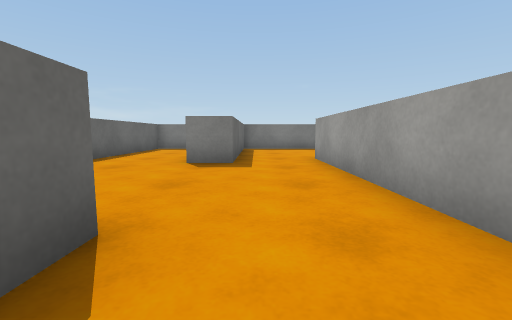
[1] (above)

14 first-person views from a walk through a Unity game level. The camera is 0.64 m above the floor, tilts 6° down and sees 90° across. The floor is counted in squares, 1 m on a side. Each view is taken from the middle of a square. On the plan, view 1 faces up. The plan holds only what a view shows up to about 9 squares ahead; the rest is blank. The player character is not drawn. Surface patterns are stand-ins for the level's own textures.

[2]
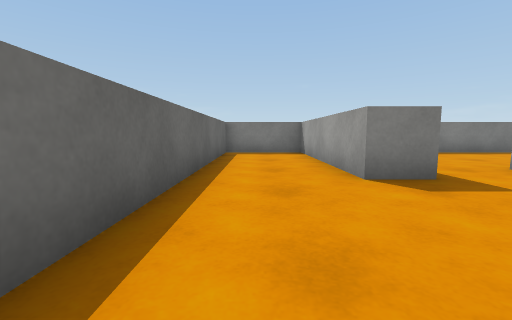

[3]
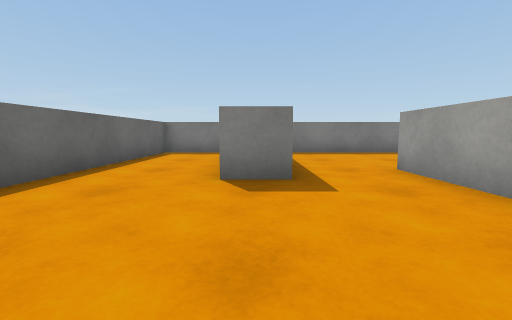

[4]
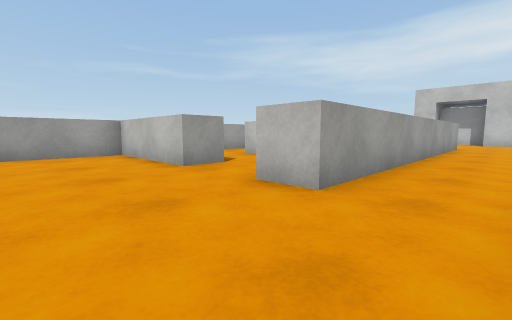

[5]
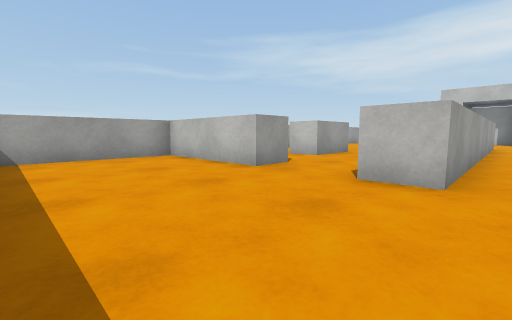

[6]
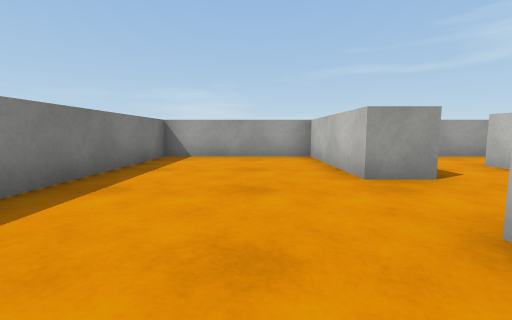

[7]
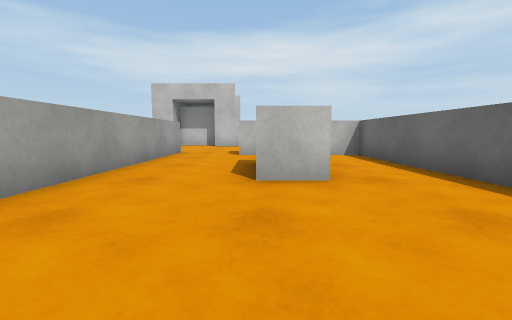

[8]
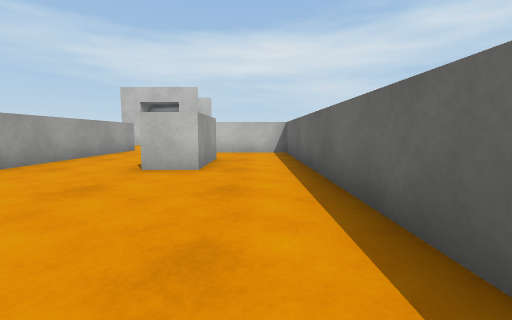

[9]
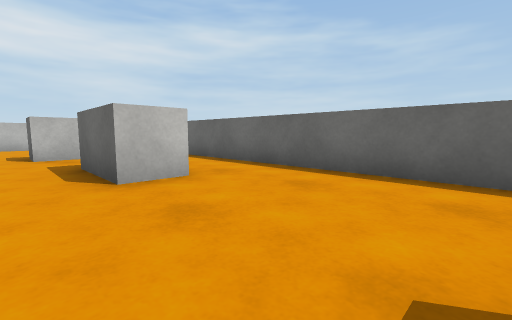

[10]
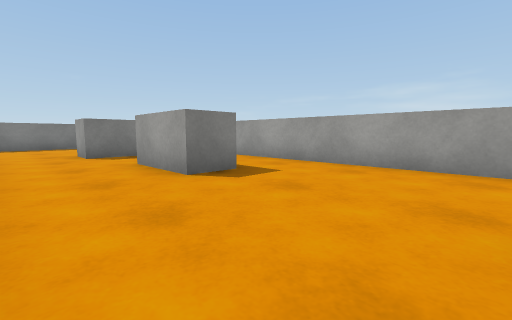

[11]
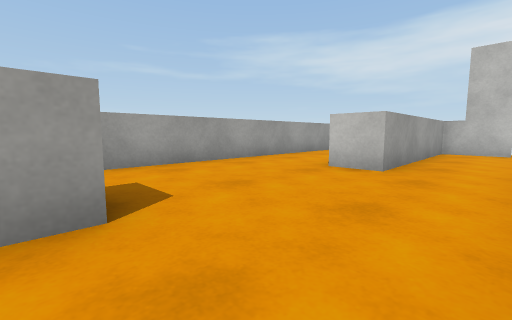

[12]
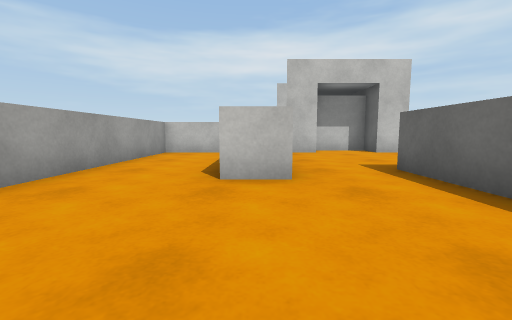

[13]
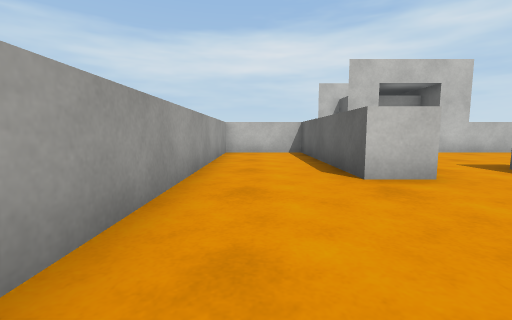

[14]
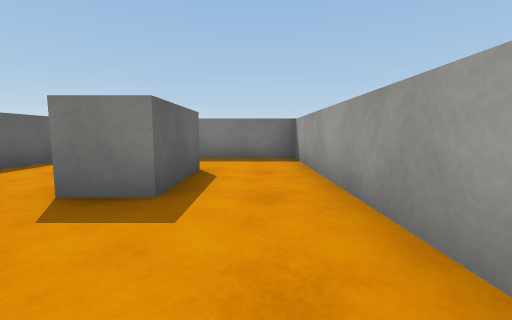

### Floor plan
Points are (right, up) in squares from view 1. A wall is a line through its corners. A room is listed if a view was taken in it or the views show most of it. See-through windows are left out.
Room 1 (view 1)
walls: (-1, 1.6) (-1, -0.5); (1.5, -2.5) (1.5, 1.5)
ways out: opening at (0.5, 0.5) to room 2; opening at (-1.5, -1.5) to room 5; opening at (0.5, -3)
Room 2 (views 2, 3, 7, 8, 9)
walls: (-0.5, 6.4) (-0.5, 5.5) (-1.5, 5.5) (-1.5, 10.5) (-4, 10.5) (-4, 1.5); (-2, 1.6) (-1, 1.6); (1.5, 1.5) (1.5, 6.5)
ways out: opening at (0.5, 0.5) to room 1; opening at (0.5, 6) to room 3; opening at (-3, 0.5) to room 5
Room 3 (views 4, 5, 6)
walls: (1.5, 6.5) (2.5, 6.5); (4.5, 6.5) (8, 6.5) (8, 10.5) (0.1, 10.5); (-0.5, 8.8) (-0.5, 6.4)
ways out: opening at (0.5, 6) to room 2; opening at (3.5, 6) to room 7
Room 4 (views 10, 11, 12, 13, 14)
walls: (4.5, -2.5) (5.5, -2.5) (5.5, -7.5) (8, -7.5) (8, 3.5); (2.5, -1.4) (2.5, -2.6); (6, 3.5) (6, 1.5) (5, 1.5) (5, 3.5)
ways out: opening at (7, 2.5) to room 6; opening at (3.5, 2.5) to room 7; opening at (3.5, -3)
Room 5 (no view inside)
walls: (-2, -0.5) (-2, 1.6); (-4, 1.5) (-4, -2.5) (-0.5, -2.5)
ways out: opening at (-1.5, -1.5) to room 1; opening at (-3, 0.5) to room 2
Room 6 (no view inside)
walls: (5, 3.5) (6, 3.5); (8, 3.5) (8, 5.5) (4.5, 5.5)
ways out: opening at (7, 2.5) to room 4; opening at (5.5, 4.5) to room 7
Room 7 (no view inside)
walls: (2.5, 4.6) (2.5, 3.4); (4.5, 5.5) (4.5, 6.5)
ways out: opening at (3.5, 6) to room 3; opening at (3.5, 2.5) to room 4; opening at (5.5, 4.5) to room 6

Positions as (right, up) in squares from view 1, and headings:
1: (0, 0), facing up
2: (-3, 2), facing up
3: (-1, 2), facing up
4: (0, 9), facing down-right
5: (1, 10), facing down-right
6: (1, 8), facing right
7: (-1, 5), facing down
8: (-3, 6), facing down
9: (0, 5), facing down-left
10: (3, -2), facing up-right
11: (3, 2), facing down-right
12: (5, 1), facing down
13: (7, 1), facing down
14: (7, -1), facing up
